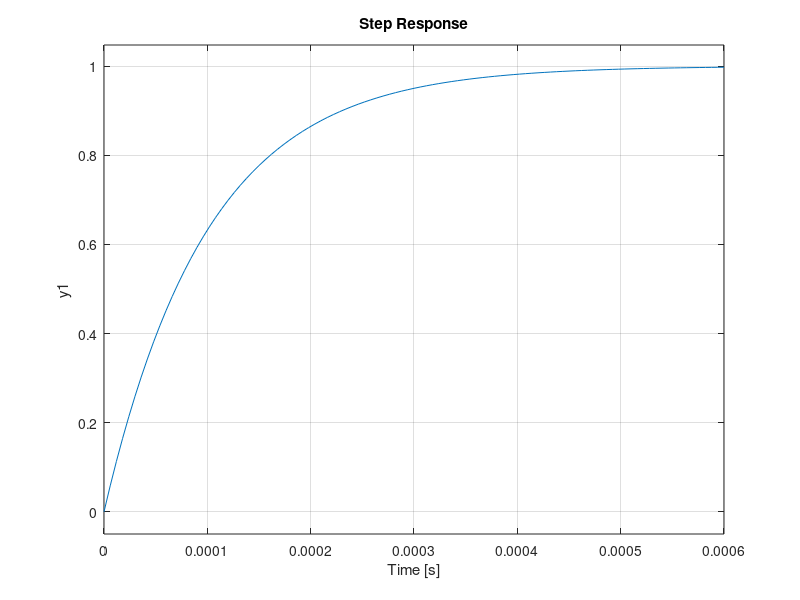
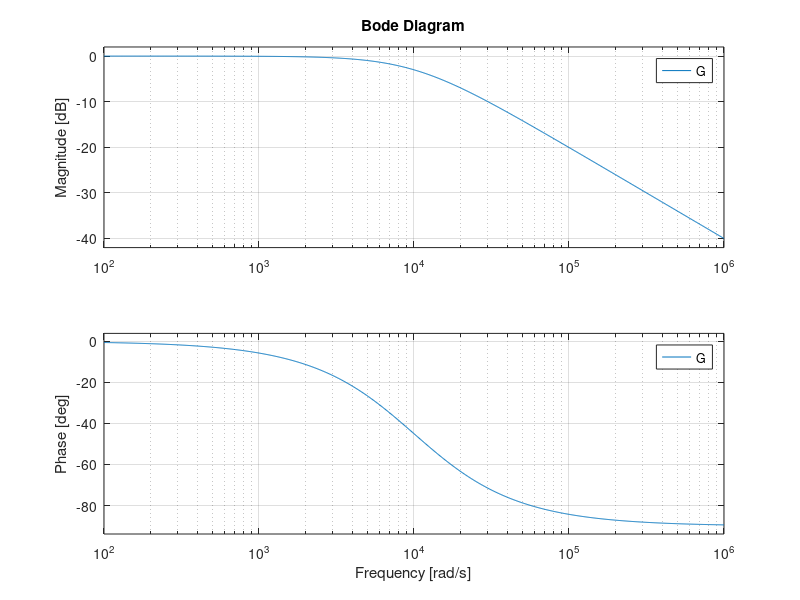
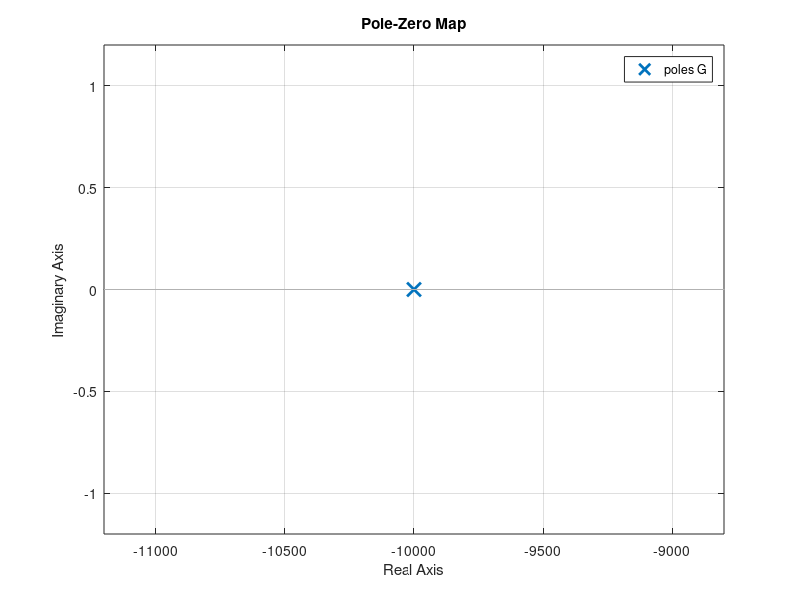

Recreate these plots in MATLAB, in order.
clear; 
close all;
clc;

s = tf('s');
R = 1000; 
C = 0.1 * 10^(-6);
G = 1/(R*C*s+1);

figure; step(G); grid on;
saveas(gcf,'lpf1_step.png');
figure; bode(G); grid on;
saveas(gcf,'lpf1_bode.png');
figure;pzmap(G);
saveas(gcf,'lpf1_pzmap.png');